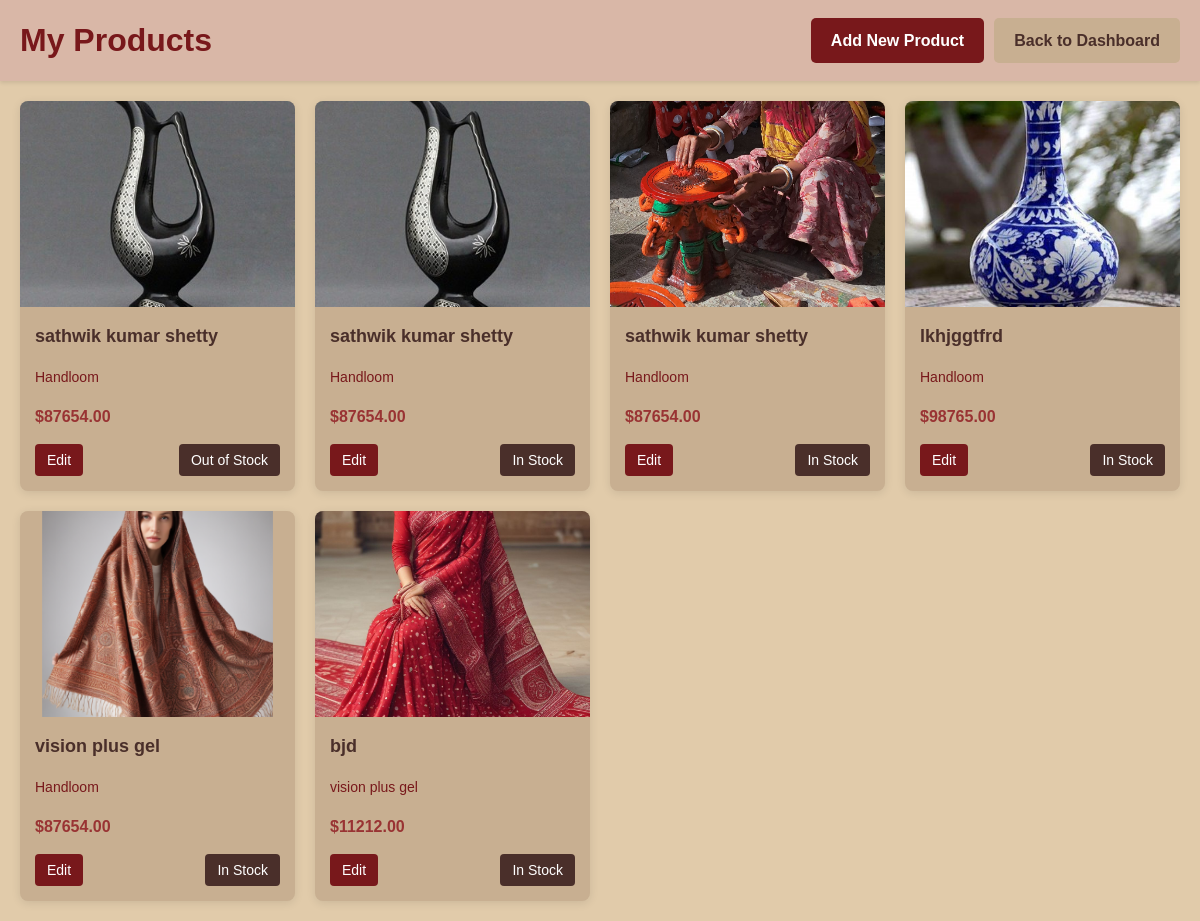
Screenshot of /products/ (signed in) with the database file from the repository.
### products/models.py (models this page shows, shortened)
class Product(models.Model):
    name = models.CharField(max_length=255,default='not specified')
    description = models.TextField()
    price = models.DecimalField(max_digits=10, decimal_places=2,null=True, blank=True)
    product_type = models.ForeignKey(ProductType, on_delete=models.CASCADE)  # Type-based categorization
    sub_type = models.ForeignKey(substate, on_delete=models.CASCADE,default=1)   # State-based categorization
    image = models.ImageField(upload_to='product_images/',default='aunty1.jpg', null=True, blank=True)  # Add image field
    seller = models.ForeignKey(seller, on_delete=models.CASCADE,default=1)
    stock = models.BooleanField(default=True)

class ProductType(models.Model):
    name = models.CharField(max_length=100)
    image = models.ImageField(upload_to='product_images/', null=True, blank=False)
    description = models.TextField(default='description')
    def __str__(self):
        return self.name

### products/views.py (the view)
# urls.py: path('', include('products.urls')),
@login_required(login_url='slogin2')
def products(request):
    user = request.user
    user2 = seller.objects.filter(user=user).first()
    if user2 is not None:
        obj = Product.objects.filter(seller=user2)
        return render(request, 'products/products.html', {'user2': user2,'obj':obj})
    else:
        return redirect('slogin2')

### products/templates/products/products.html (shortened to what this page needs)
<!DOCTYPE html>
<html lang="en">
<head>
</head>
<body>
    <header class="header">
        <div class="header-content">
            <h1>My Products</h1>
            <div class="header-buttons">
                <a href="{% url 'addproducts' %}" class="btn add-product-btn">Add New Product</a>
                <a href="{% url 'dashboard' %}" class="btn back-link" onclick="goToDashboard()">Back to Dashboard</a>
            </div>
        </div>
    </header>
    <div class="container">
        <div class="product-grid">
            {% for i in obj %}
            <div class="product-card" data-product-id="{{ i.id }}">
                <div class="product-image-container">
                    <img src="{{ i.image.url }}" alt="{{ i.name }}" class="product-image">
                </div>
                <div class="product-info">
                    <h2 class="product-name">{{ i.name }}</h2>
                    <p class="product-category">{{ i.product_type }}</p>
                    <p class="product-price">${{ i.price }}</p>
                </div>
                <div class="button-container">
                    <button onclick="editProduct({{ i.id }})" class="edit-btn">Edit</button>
                    <button onclick="toggleStock({{ i.id }})" class="stock-toggle">
                        {% if i.stock %}In Stock{% else %}Out of Stock{% endif %}
                    </button>
                </div>
            </div>
            {% endfor %}
        </div>
    </div>
</body>
</html>

### products/templates/products/products.html (style rules this page uses)
*, *::before, *::after { box-sizing: border-box; margin: 0; padding: 0; }
body { font-family: Aclonica, Arial, sans-serif; background-color: #E1CBAA; color: #4a2f2a; line-height: 1.6; }
.header { background-color: #d9b7a7; padding: 15px 20px; position: sticky; top: 0; z-index: 1000; box-shadow: 0 2px 4px rgba(0, 0, 0, 0.1); }
.header-content { max-width: 1200px; margin: 0 auto; display: flex; justify-content: space-between; align-items: center; flex-wrap: wrap; }
h1 { color: #78181B; margin-right: 20px; }
.header-buttons { display: flex; gap: 10px; }
.btn { padding: 10px 20px; border: none; border-radius: 5px; text-decoration: none; font-weight: bold; transition: background-color 0.3s, transform 0.3s; cursor: pointer; }
.add-product-btn { background-color: #78181B; color: white; }
.back-link { background-color: #c8af91; color: #4a2f2a; }
.container { max-width: 1200px; margin: 20px auto; padding: 0 20px; }
.product-grid { display: grid; grid-template-columns: repeat(auto-fill, minmax(250px, 1fr)); gap: 20px; }
.product-card { background-color: #c8af91; border-radius: 8px; box-shadow: 0 2px 10px rgba(0, 0, 0, 0.1); overflow: hidden; transition: transform 0.3s ease, box-shadow 0.3s ease; display: flex; flex-direction: column; }
.product-image-container { position: relative; padding-top: 75%; overflow: hidden; }
.product-image { position: absolute; top: 0; left: 0; width: 100%; height: 100%; object-fit: cover; }
.product-info { padding: 15px; flex-grow: 1; display: flex; flex-direction: column; }
.product-name { font-size: 18px; font-weight: bold; margin-bottom: 10px; color: #4a2f2a; }
.product-category { color: #78181B; font-size: 14px; margin-bottom: 5px; }
.product-price { font-weight: bold; color: #933; margin-top: auto; padding-top: 10px; }
.button-container { display: flex; justify-content: space-between; padding: 0 15px 15px; }
.edit-btn, .stock-toggle { padding: 8px 12px; border: none; border-radius: 4px; cursor: pointer; transition: background-color 0.3s, transform 0.3s; font-size: 14px; }
.edit-btn { background-color: #78181B; color: white; }
.stock-toggle { background-color: #4a2f2a; color: white; }

### rows the page displays
Product: image (picture), name "sathwik kumar shetty", product_type "Handloom", price "87654.00", stock "Out of Stock"
Product: image (picture), name "sathwik kumar shetty", product_type "Handloom", price "87654.00", stock "In Stock"
Product: image (picture), name "sathwik kumar shetty", product_type "Handloom", price "87654.00", stock "In Stock"
Product: image (picture), name "lkhjggtfrd", product_type "Handloom", price "98765.00", stock "In Stock"
Product: image (picture), name "vision plus gel", product_type "Handloom", price "87654.00", stock "In Stock"
Product: image (picture), name "bjd", product_type "vision plus gel", price "11212.00", stock "In Stock"
